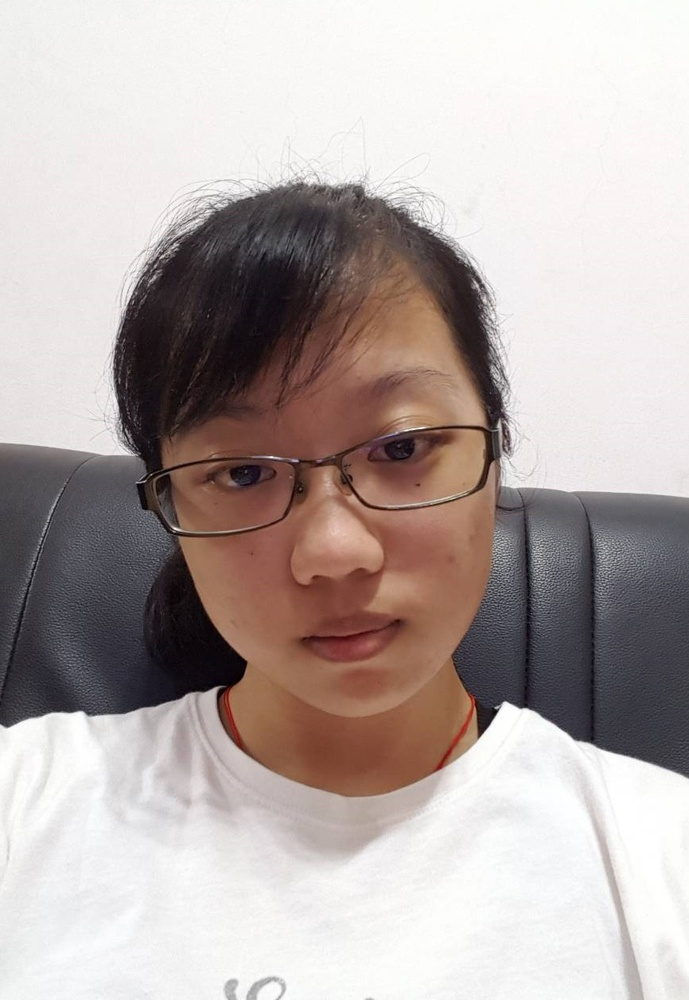
#> input picture Lesson02_IP/Images01/example_04.jpg, 689 x 1000 px, shrunk from 866 x 1256 before the run
$ jupyter execute --allow-errors 16_Face_Detection.ipynb   (older library calls are emulated)
#> lines starting #> are read from the running program, lines starting #| are printed output that depends on the picture; after the words box and inside, x2 and y2 are one past the last pixel; in counts of white or black regions, pixels touching at a corner belong together
[cell 1]
#import required libraries
import numpy as np
import cv2
import matplotlib.pyplot as plt
import time

def convertToRGB(img):
    return cv2.cvtColor(img, cv2.COLOR_BGR2RGB)

#load cascade classifier training file for haarcascade
haar_face_cascade = cv2.CascadeClassifier('haarcascades/haarcascade_frontalface_alt.xml')
#load test iamge
test1 = cv2.imread('Images01/example_04.jpg')
#> test1 is the input picture: shape (1000, 689, 3); mean B, G, R 169.2, 171.8, 182.5

#convert the test image to gray image as opencv face detector expects gray images
gray_img = cv2.cvtColor(test1, cv2.COLOR_BGR2GRAY)
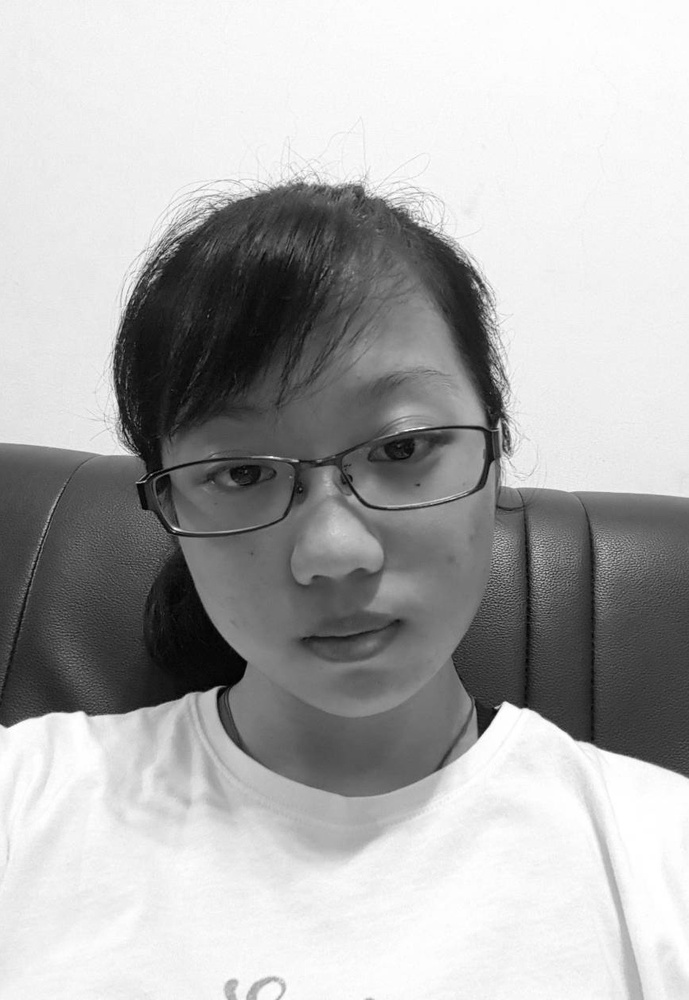
#> gray_img: shape (1000, 689); min 1, max 255, mean 174.7
#display the gray image using OpenCV
# cv2.imshow('Test Imag', gray_img)
# cv2.waitKey(0)
# cv2.destroyAllWindows()

#or if you have matplotlib installed then
plt.imshow(gray_img, cmap='gray')
#let's detect multiscale (some images may be closer to camera than others) images
faces = haar_face_cascade.detectMultiScale(gray_img, scaleFactor=1.1, minNeighbors=5);
#> faces = [[129, 315, 415, 415]]

#print the number of faces found
print('Faces found: ', len(faces))
#| Faces found:  1

#go over list of faces and draw them as rectangles on original colored img
for (x, y, w, h) in faces:
    cv2.rectangle(test1, (x, y), (x+w, y+h), (0, 255, 0), 2)
#> this loop made 1 pass
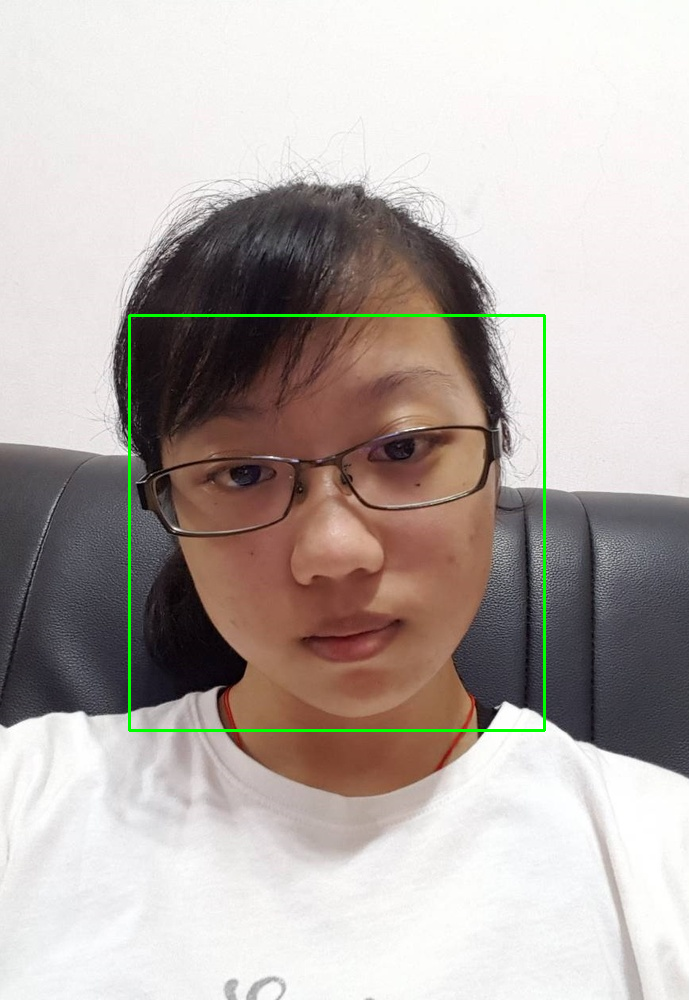
#> test1: shape (1000, 689, 3); 0.72% of pixels changed, all inside (x1, y1, x2, y2) = (128, 314, 546, 732)

# Display the original image to see rectangles drawn and verify that detected faces are really faces and not false positives.
# In[6]:
#conver image to RGB and show image
plt.imshow(convertToRGB(test1))
plt.show()
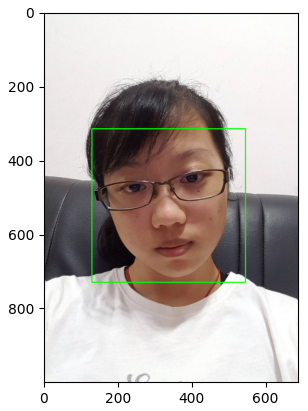
#> figure drawn by matplotlib, 1 panel
cv2.imwrite('face_output.bmp',test1)
#> Out = True

[cell 2]
import cv2
from google.colab.patches import cv2_imshow

# Create the haar cascade
faceCascade = cv2.CascadeClassifier('haarcascades/haarcascade_frontalface_alt.xml')

# Read the image
image = cv2.imread('Images01/abba.png')
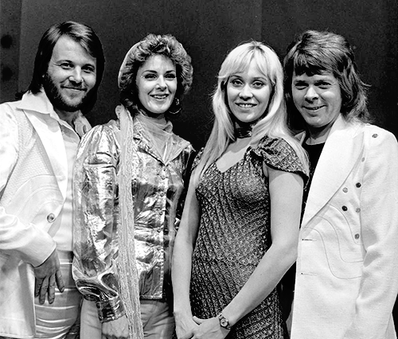
#> input picture Lesson02_IP/Images01/abba.png, 398 x 339 px, shrunk from 500 x 426 before the run
#> image is the input picture: shape (339, 398, 3); min 0, max 255, mean 130.8
gray = cv2.cvtColor(image, cv2.COLOR_BGR2GRAY)

# Detect faces in the image
#> (the rest of this cell did not finish here and is left out)
